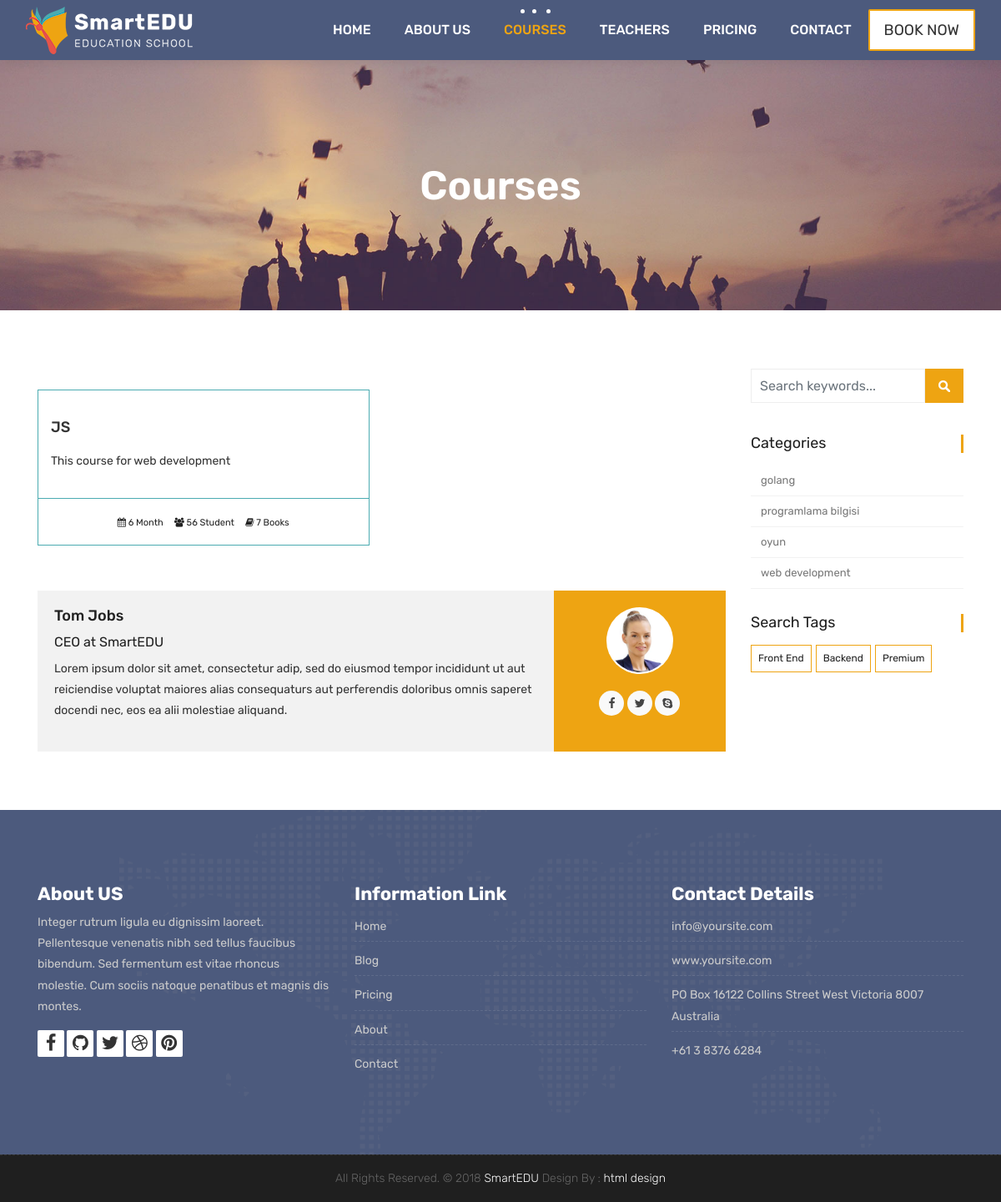
The app's page /courses/categories/web-development with its own data.
### courses/models.py (models this page shows, shortened)
class Course(models.Model):
    name = models.CharField(max_length=200, unique=True)
    category = models.ForeignKey(Category, null=True, on_delete=models.DO_NOTHING)
    tags = models.ManyToManyField(Tag, blank=True, null= True)
    description = models.TextField(blank=True, null=True)
    image = models.ImageField(upload_to="courses/%Y/%m/%d/", default="courses/default_course_image.jpg")
    date = models.DateTimeField(auto_now=True)
    available = models.BooleanField(default=True)

class Category(models.Model):
    name = models.CharField(max_length=50, null=True)
    slug = models.SlugField(max_length=50, unique=True, null=True)

class Tag(models.Model):
    name = models.CharField(max_length=50, null=True)
    slug = models.SlugField(max_length=50, unique=True, null=True)

### courses/views.py (the view)
# urls.py: path('categories/<slug:category_slug>', views.category_list, name="courses_by_category"),
def category_list(request, category_slug):
    courses = Course.objects.all().filter(category__slug=category_slug)
    categories = Category.objects.all()
    tags = Tag.objects.all()
    context = {
        'courses': courses,
        'categories': categories,
        'tags': tags,
    }
    return render(request, 'courses.html', context)

### templates/courses.html (shortened to what this page needs)
{% extends 'partials/_base.html' %}
{% load static %}
{% block content %}
	<div class="all-title-box">
		<div class="container text-center">
			<h1>Courses</span></h1>
		</div>
	</div>
    <div id="overviews" class="section wb">
        <div class="container">
            <div class="row">
                <div class="col-lg-9 blog-post-single">
                    <div class="row">
						{% for course in courses %}
                        <div class="col-lg-6 col-md-6 col-12 mb-4">
                            <div class="course-item">
                                <div class="image-blog">
                                </div>
                                <div class="course-br">
                                    <div class="course-title">
                                        <h2><a href="{% url 'course_detail' course.category.slug course.id %}" title="">{{course.name}}</a></h2>
                                    </div>
                                    <div class="course-desc">
                                        <p>{{course.description | truncatechars:140}}</p>
                                    </div>
                                </div>
                                <div class="course-meta-bot">
                                    <ul>
                                        <li><i class="fa fa-calendar" aria-hidden="true"></i> 6 Month</li>
                                        <li><i class="fa fa-users" aria-hidden="true"></i> 56 Student</li>
                                        <li><i class="fa fa-book" aria-hidden="true"></i> 7 Books</li>
                                    </ul>
                                </div>
                            </div>
                        </div>
						{% endfor %}
                    </div>
					<div class="blog-author">
						<div class="author-bio">
							<h3 class="author_name"><a href="#">Tom Jobs</a></h3>
							<h5>CEO at <a href="#">SmartEDU</a></h5>
							<p class="author_det">
								Lorem ipsum dolor sit amet, consectetur adip, sed do eiusmod tempor incididunt  ut aut reiciendise voluptat maiores alias consequaturs aut perferendis doloribus omnis saperet docendi nec, eos ea alii molestiae aliquand.
							</p>
						</div>
						<div class="author-desc">
							<img src="images/author.jpg" alt="about author">
							<ul class="author-social">
								<li><a href="#"><i class="fa fa-facebook"></i></a></li>
								<li><a href="#"><i class="fa fa-twitter"></i></a></li>
								<li><a href="#"><i class="fa fa-skype"></i></a></li>
							</ul>
						</div>
					</div>
                </div>
				<div class="col-lg-3 col-12 right-single">
					<div class="widget-search">
						<div class="site-search-area">
							<form method="get" id="site-searchform" action="#">
								<div>
									<input class="input-text form-control" name="search-k" id="search-k" placeholder="Search keywords..." type="text">
									<input id="searchsubmit" value="Search" type="submit">
								</div>
							</form>
						</div>
					</div>
					<div class="widget-categories">
						<h3 class="widget-title">Categories</h3>
						<ul>
							{% for category in categories %}
							<li><a href="{% url 'courses_by_category' category.slug %}">{{ category.name }}</a></li>
							{% endfor %}
						</ul>
					</div>
					<div class="widget-tags">
						<h3 class="widget-title">Search Tags</h3>
						<ul class="tags">
							{% for tag in tags %}
							<li><a href="{% url 'courses_by_tag' tag.slug %}">{% if tag.slug in request.path %} <b>{{ tag.name }}</b> {% else %} {{ tag.name }} {% endif %} </a></li>
							{% endfor %}
						</ul>
					</div>
				</div>
            </div>
        </div>
    </div>
	{% endblock %}

### records on screen
Course: name "JS", description "This course for web development"
Category: name "golang"
Category: name "programlama bilgisi"
Category: name "oyun"
Category: name "web development"
Tag: name "Front End"
Tag: name "Backend"
Tag: name "Premium"
